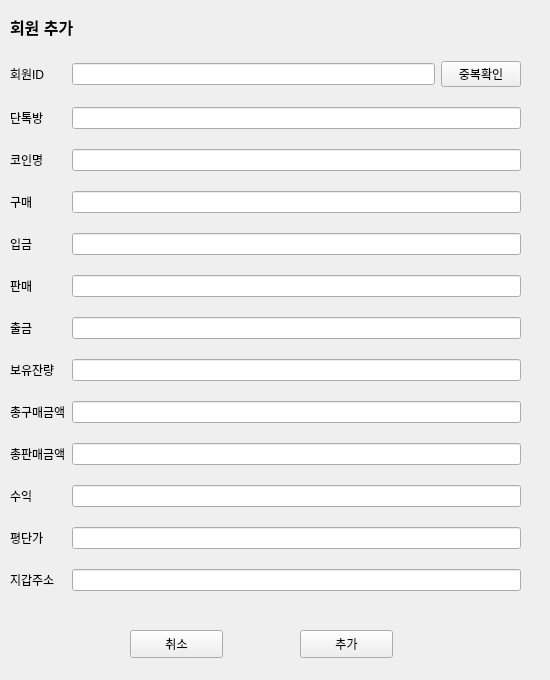
<?xml version="1.0" encoding="UTF-8"?>
<ui version="4.0">
 <class>Form</class>
 <widget class="QWidget" name="Form">
  <property name="geometry">
   <rect>
    <x>0</x>
    <y>0</y>
    <width>550</width>
    <height>680</height>
   </rect>
  </property>
  <property name="minimumSize">
   <size>
    <width>550</width>
    <height>680</height>
   </size>
  </property>
  <property name="maximumSize">
   <size>
    <width>550</width>
    <height>680</height>
   </size>
  </property>
  <property name="windowTitle">
   <string>Form</string>
  </property>
  <widget class="QLabel" name="label_2">
   <property name="geometry">
    <rect>
     <x>10</x>
     <y>16</y>
     <width>101</width>
     <height>21</height>
    </rect>
   </property>
   <property name="font">
    <font>
     <pointsize>12</pointsize>
     <weight>75</weight>
     <bold>true</bold>
    </font>
   </property>
   <property name="text">
    <string>회원 추가</string>
   </property>
  </widget>
  <widget class="QPushButton" name="button_submit">
   <property name="geometry">
    <rect>
     <x>300</x>
     <y>630</y>
     <width>93</width>
     <height>28</height>
    </rect>
   </property>
   <property name="text">
    <string>추가</string>
   </property>
  </widget>
  <widget class="QWidget" name="layoutWidget">
   <property name="geometry">
    <rect>
     <x>10</x>
     <y>47</y>
     <width>511</width>
     <height>561</height>
    </rect>
   </property>
   <layout class="QGridLayout" name="gridLayout">
    <item row="9" column="0">
     <widget class="QLabel" name="label_11">
      <property name="text">
       <string>총판매금액</string>
      </property>
     </widget>
    </item>
    <item row="4" column="0">
     <widget class="QLabel" name="label_6">
      <property name="text">
       <string>입금</string>
      </property>
     </widget>
    </item>
    <item row="6" column="0">
     <widget class="QLabel" name="label_8">
      <property name="text">
       <string>출금</string>
      </property>
     </widget>
    </item>
    <item row="7" column="0">
     <widget class="QLabel" name="label_9">
      <property name="text">
       <string>보유잔량</string>
      </property>
     </widget>
    </item>
    <item row="10" column="0">
     <widget class="QLabel" name="label_12">
      <property name="text">
       <string>수익</string>
      </property>
     </widget>
    </item>
    <item row="5" column="0">
     <widget class="QLabel" name="label_7">
      <property name="text">
       <string>판매</string>
      </property>
     </widget>
    </item>
    <item row="3" column="1" colspan="2">
     <widget class="QLineEdit" name="edit_pur"/>
    </item>
    <item row="11" column="0">
     <widget class="QLabel" name="label_13">
      <property name="text">
       <string>평단가</string>
      </property>
     </widget>
    </item>
    <item row="4" column="1" colspan="2">
     <widget class="QLineEdit" name="edit_dep"/>
    </item>
    <item row="5" column="1" colspan="2">
     <widget class="QLineEdit" name="edit_sal"/>
    </item>
    <item row="2" column="0">
     <widget class="QLabel" name="label_4">
      <property name="text">
       <string>코인명</string>
      </property>
     </widget>
    </item>
    <item row="2" column="1" colspan="2">
     <widget class="QLineEdit" name="edit_coin"/>
    </item>
    <item row="3" column="0">
     <widget class="QLabel" name="label_5">
      <property name="text">
       <string>구매</string>
      </property>
     </widget>
    </item>
    <item row="1" column="0">
     <widget class="QLabel" name="label_3">
      <property name="text">
       <string>단톡방</string>
      </property>
     </widget>
    </item>
    <item row="1" column="1" colspan="2">
     <widget class="QLineEdit" name="edit_talk"/>
    </item>
    <item row="0" column="2">
     <widget class="QPushButton" name="button_doubleCheck">
      <property name="text">
       <string>중복확인</string>
      </property>
     </widget>
    </item>
    <item row="0" column="0">
     <widget class="QLabel" name="label">
      <property name="text">
       <string>회원ID</string>
      </property>
     </widget>
    </item>
    <item row="0" column="1">
     <widget class="QLineEdit" name="edit_id"/>
    </item>
    <item row="8" column="0">
     <widget class="QLabel" name="label_10">
      <property name="text">
       <string>총구매금액</string>
      </property>
     </widget>
    </item>
    <item row="12" column="0">
     <widget class="QLabel" name="label_14">
      <property name="text">
       <string>지갑주소</string>
      </property>
     </widget>
    </item>
    <item row="6" column="1" colspan="2">
     <widget class="QLineEdit" name="edit_withd"/>
    </item>
    <item row="7" column="1" colspan="2">
     <widget class="QLineEdit" name="edit_reserve"/>
    </item>
    <item row="8" column="1" colspan="2">
     <widget class="QLineEdit" name="edit_totpur"/>
    </item>
    <item row="9" column="1" colspan="2">
     <widget class="QLineEdit" name="edit_totsal"/>
    </item>
    <item row="10" column="1" colspan="2">
     <widget class="QLineEdit" name="edit_revenue"/>
    </item>
    <item row="11" column="1" colspan="2">
     <widget class="QLineEdit" name="edit_rating"/>
    </item>
    <item row="12" column="1" colspan="2">
     <widget class="QLineEdit" name="edit_wallet"/>
    </item>
   </layout>
  </widget>
  <widget class="QPushButton" name="button_cancle">
   <property name="geometry">
    <rect>
     <x>130</x>
     <y>630</y>
     <width>93</width>
     <height>28</height>
    </rect>
   </property>
   <property name="text">
    <string>취소</string>
   </property>
  </widget>
 </widget>
 <resources/>
 <connections/>
</ui>
